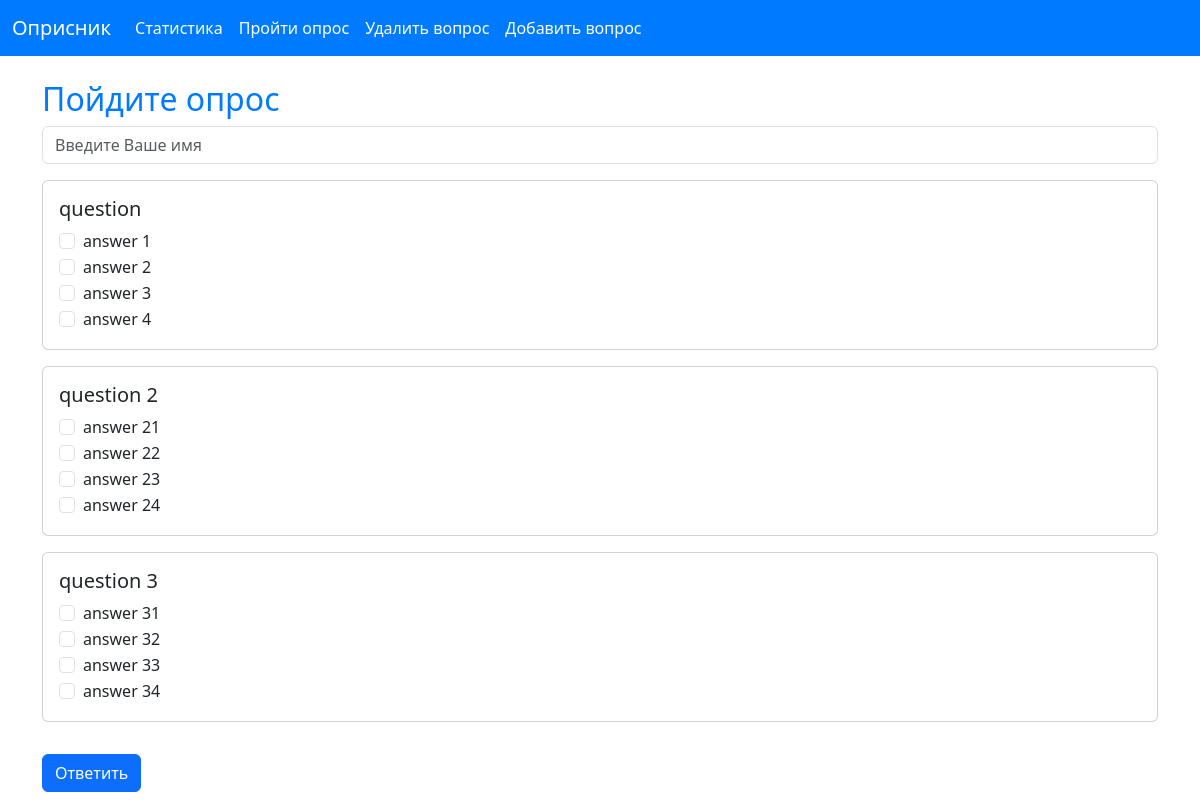
The page /questions/ on the database as committed earlier.
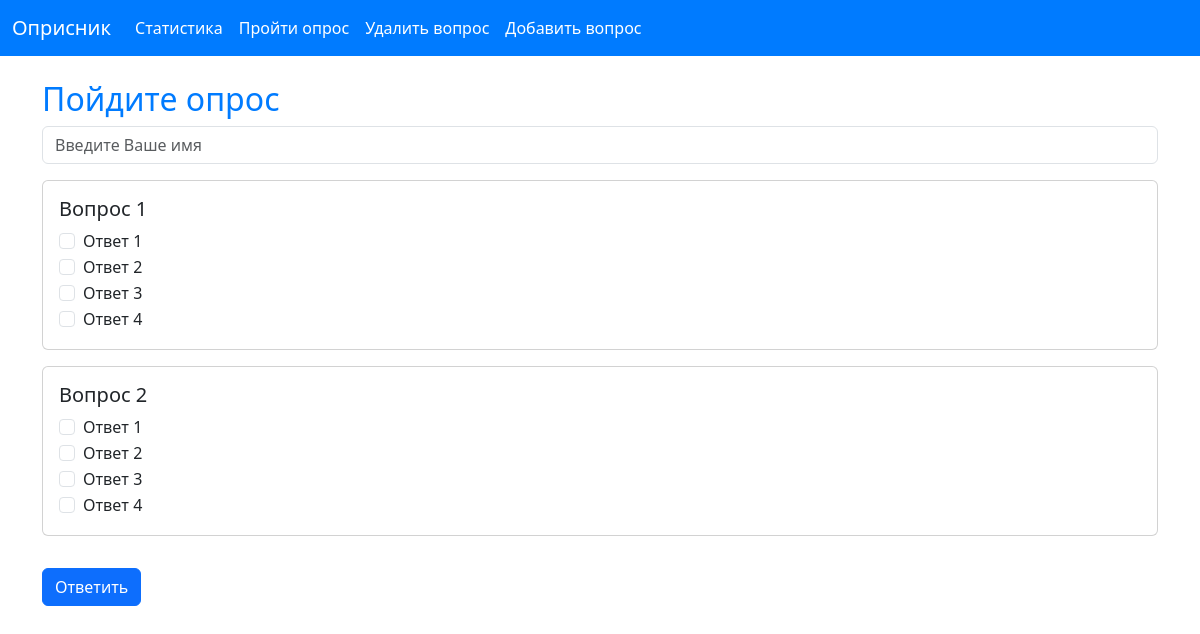
The same page on the database as committed later.
### app/models.py (models this page shows)
class Questions(models.Model):
    question = models.CharField(max_length=100)
    answer1 = models.CharField(max_length=100)
    answer2 = models.CharField(max_length=100)
    answer3 = models.CharField(max_length=100)
    answer4 = models.CharField(max_length=100)

### app/views.py (the view, shortened to what this page needs)
# urls.py: path('questions/', question_render),
def question_render(request):
    if request.method == 'GET':
        data = []
        questions_list = Questions.objects.all()
        for quest in questions_list:
            data.append({'text':quest.question,
                         'answers':[quest.answer1,
                                    quest.answer2,
                                    quest.answer3,
                                    quest.answer4]})
        return render(request=request, template_name='question.html', context={'questions': data})

### app/templates/question.html (shortened to what this page needs)
<!DOCTYPE html>
<html lang="ru">
<head>
    <link href="https://cdn.jsdelivr.net/npm/bootstrap@5.3.0/dist/css/bootstrap.min.css" rel="stylesheet">
</head>
<body>
    <nav class="navbar navbar-expand-lg">
        <div class="container-fluid">
            <a class="navbar-brand" href="/">Оприсник</a>
            <div class="collapse navbar-collapse" id="navbarNav">
                <ul class="navbar-nav">
                    <li class="nav-item">
                        <a class="nav-link" href="/statistik/">Статистика</a>
                    </li>
                    <li class="nav-item">
                        <a class="nav-link" href="/questions/">Пройти опрос</a>
                    </li>
                    <li class="nav-item">
                        <a class="nav-link" href="/root/">Удалить вопрос</a>
                    </li>
                    <li class="nav-item">
                        <a class="nav-link" href="/add/">Добавить вопрос</a>
                    </li>
                </ul>
            </div>
        </div>
    </nav>
    <div class="container mt-4">
        <h2>Пойдите опрос</h2>
        <form method="POST" action="/questions/" id="{{ question.text }}">
        <input type="text" class="form-control mb-2" placeholder="Введите Ваше имя" name="username">
            {% for question in questions %}
            <div id="questions">
                    <div class="card my-3">
                        <div class="card-body">
                            <h5 type="text" class="card-title" id="quest" value="{{ question.text }}">{{ question.text }}</h5>
                            {% for answer in question.answers %}
                            <div class="form-check">
                                <input class="form-check-input" type="checkbox" id="answer{{ forloop.parentloop.counter }}{{ forloop.counter }}" name="answer" value="{{ question.text }}, {{ answer }}">
                                <label class="form-check-label" for="answer{{ forloop.parentloop.counter }}{{ forloop.counter }}">{{ answer }}</label>
                            </div>
                            {% endfor %}
                        </div>
                    </div>
                {% endfor %}
                <button type="submit" class="btn btn-primary mt-3">Ответить</button>
            </div>
        </form>
    </div>
</body>
</html>

### app/templates/question.html (style rules this page uses)
.navbar { background-color: #007bff; }
.navbar a { color: #fff !important; }
h2 { color: #007bff; }

Rows that differ between the two databases and show on the page:
removed Questions: text "question", answers "answer 1" "answer 2" "answer 3" "answer 4"
removed Questions: text "question 2", answers "answer 21" "answer 22" "answer 23" "answer 24"
removed Questions: text "question 3", answers "answer 31" "answer 32" "answer 33" "answer 34"
added Questions: text "Вопрос 1", answers "Ответ 1" "Ответ 2" "Ответ 3" "Ответ 4"
added Questions: text "Вопрос 2", answers "Ответ 1" "Ответ 2" "Ответ 3" "Ответ 4"
